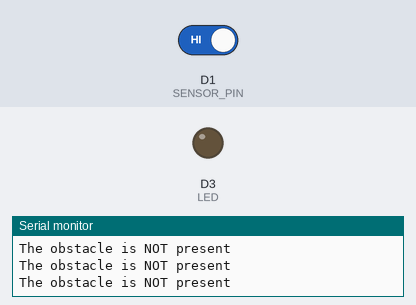
Bench run of a sketch on a simulated ESP8266 (NodeMCU). On the bench: output pins drawn as LEDs (lit = HIGH), the last lines printed to the serial monitor. The inputs (shaded band) are chosen by the test bench; at power-on: D1 (SENSOR_PIN) HIGH.

Above: at 2.8 s.
2.9 s: D1 (SENSOR_PIN) driven LOW
At 3.4 s:
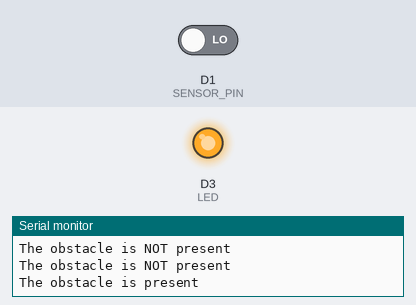
4.5 s: D1 (SENSOR_PIN) driven HIGH
At 6.2 s:
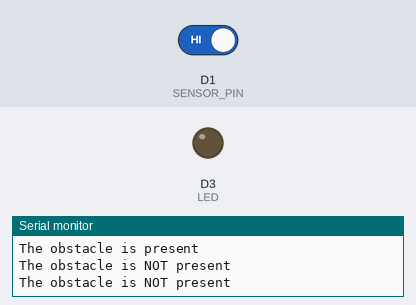
Timing chart, 0 to 7.7 s (numbered marks = the images above; inputs shaded):
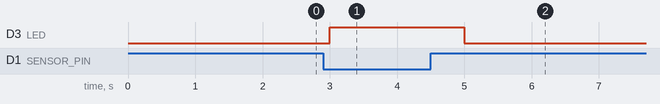

Measured:
- after the input at 2.9 s, D3 (LED): LOW → HIGH after 0.10 s
- after the input at 4.5 s, D3 (LED): HIGH → LOW after 0.50 s

The sketch:

IR_sensor_LED.ino
```cpp
const int SENSOR_PIN =D1;
const int LED = D3;
void setup() {
  // initialize serial communication at 9600 bits per second:
  Serial.begin(9600);
  // initialize the Arduino's pin as aninput
  pinMode(SENSOR_PIN, INPUT);
  pinMode(LED,OUTPUT);
}
void loop() {
  // read the state of the the input pin:
  int state = digitalRead(SENSOR_PIN);
  if(state==LOW)
  {
    Serial.println("The obstacle is present");

    digitalWrite(LED,HIGH);
    }
    else
    {
    Serial.println("The obstacle is NOT present");

      digitalWrite(LED,LOW);
    }
  delay(1000);
}
```
